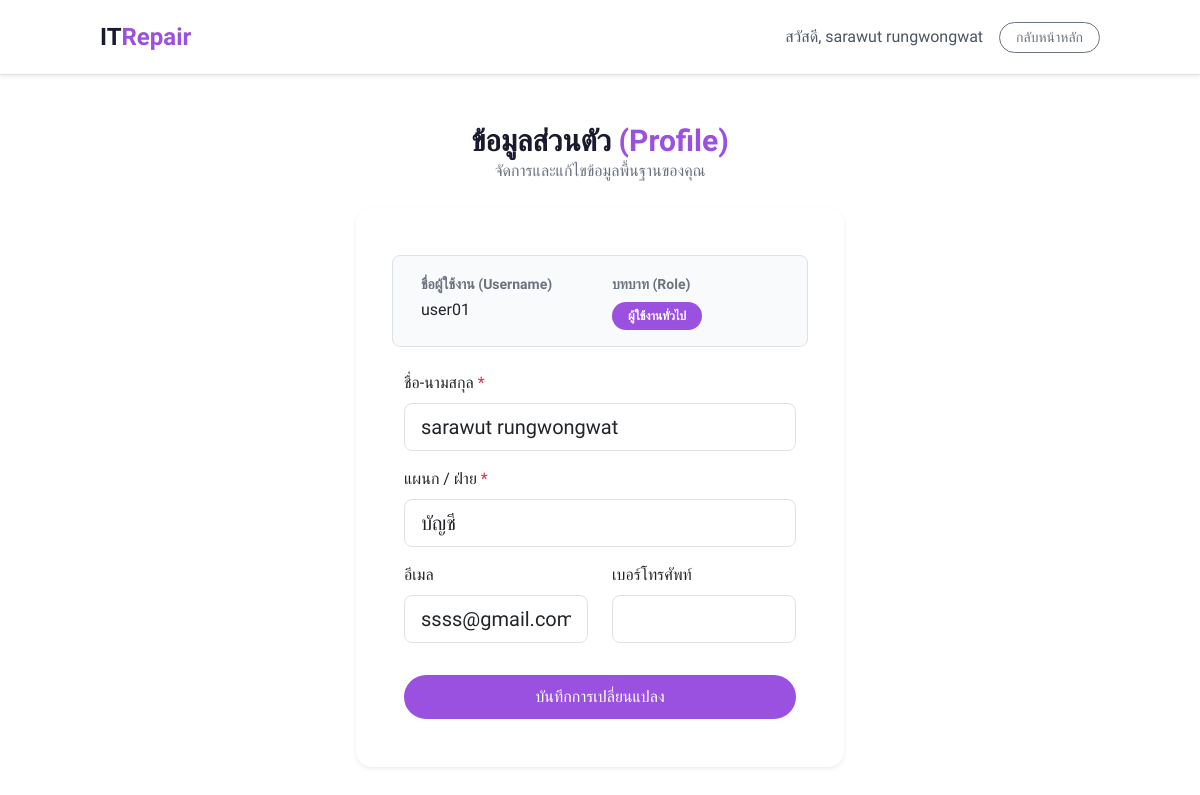
The app's page /profile.php (signed in) with its own data.
### tables this page shows
CREATE TABLE `user` (
  `user_id` int(11) NOT NULL,
  `username` varchar(50) NOT NULL,
  `password` varchar(255) NOT NULL,
  `full_name` varchar(100) NOT NULL,
  `email` varchar(100) DEFAULT NULL,
  `phone_number` varchar(20) DEFAULT NULL,
  `department` varchar(100) DEFAULT NULL,
  `role` varchar(50) NOT NULL COMMENT 'ช่างเทคนิค, ฝ่ายจัดซื้อ, ผู้ใช้ทั่วไป'
);

### profile.php (the view, shortened to what this page needs)
<?php
require_once 'config.php';
$user_id = $_SESSION['user_id'];
$query = "SELECT * FROM User WHERE user_id = '$user_id'";
$result = mysqli_query($conn, $query);
$user_data = mysqli_fetch_assoc($result);
echo getSystemHeader("ข้อมูลส่วนตัว - ระบบแจ้งซ่อมอุปกรณ์ IT");
?>
<nav class="navbar navbar-expand-lg py-3 sticky-top bg-white border-bottom shadow-sm">
    <div class="container">
        <a class="navbar-brand font-bold text-2xl text-wix-dark" href="index.php">IT<span class="text-wix-purple">Repair</span></a>
        <div class="d-flex align-items-center">
            <span class="me-3 text-gray-600 d-none d-md-block">สวัสดี, <?php echo htmlspecialchars($_SESSION['full_name']); ?></span>
            <a href="index.php" class="btn btn-outline-secondary btn-sm rounded-pill px-3">กลับหน้าหลัก</a>
        </div>
    </div>
</nav>
<div class="container py-5">
    <div class="row justify-content-center">
        <div class="col-md-8 col-lg-6">
            <div class="mb-4 text-center">
                <h2 class="font-extrabold text-3xl text-wix-dark">ข้อมูลส่วนตัว <span class="text-wix-purple">(Profile)</span></h2>
                <p class="text-gray-500">จัดการและแก้ไขข้อมูลพื้นฐานของคุณ</p>
            </div>
            <div class="card shadow-sm border-0 rounded-4 overflow-hidden">
                <div class="card-body p-4 p-md-5">
                    <form action="profile.php" method="POST">
                        <div class="row mb-4 bg-gray-50 p-3 rounded-3 border border-gray-100">
                            <div class="col-md-6 mb-3 mb-md-0">
                                <label class="form-label text-sm text-gray-500 font-semibold mb-1">ชื่อผู้ใช้งาน (Username)</label>
                                <input type="text" class="form-control bg-transparent border-0 p-0 font-medium" value="<?php echo htmlspecialchars($user_data['username']); ?>" readonly>
                            </div>
                            <div class="col-md-6">
                                <label class="form-label text-sm text-gray-500 font-semibold mb-1">บทบาท (Role)</label>
                                <div class="mt-1">
                                    <span class="badge bg-wix-purple px-3 py-2 rounded-pill"><?php echo htmlspecialchars($user_data['role']); ?></span>
                                </div>
                            </div>
                        </div>
                        <div class="mb-3">
                            <label for="full_name" class="form-label font-medium">ชื่อ-นามสกุล <span class="text-danger">*</span></label>
                            <input type="text" class="form-control form-control-lg focus:border-wix-purple focus:ring-wix-purple" id="full_name" name="full_name" value="<?php echo htmlspecialchars($user_data['full_name']); ?>" required>
                        </div>
                        <div class="mb-3">
                            <label for="department" class="form-label font-medium">แผนก / ฝ่าย <span class="text-danger">*</span></label>
                            <input type="text" class="form-control form-control-lg focus:border-wix-purple focus:ring-wix-purple" id="department" name="department" value="<?php echo htmlspecialchars($user_data['department']); ?>" required>
                        </div>
                        <div class="row mb-4">
                            <div class="col-md-6 mb-3 mb-md-0">
                                <label for="email" class="form-label font-medium">อีเมล</label>
                                <input type="email" class="form-control form-control-lg focus:border-wix-purple focus:ring-wix-purple" id="email" name="email" value="<?php echo htmlspecialchars($user_data['email']); ?>">
                            </div>
                            <div class="col-md-6">
                                <label for="phone_number" class="form-label font-medium">เบอร์โทรศัพท์</label>
                                <input type="text" class="form-control form-control-lg focus:border-wix-purple focus:ring-wix-purple" id="phone_number" name="phone_number" value="<?php echo htmlspecialchars($user_data['phone_number']); ?>">
                            </div>
                        </div>
                        <div class="d-grid pt-2">
                            <button type="submit" class="btn-purple btn-lg w-100">
                                บันทึกการเปลี่ยนแปลง
                            </button>
                        </div>
                    </form>
                </div>
            </div>
        </div>
    </div>
</div>
<?php echo getSystemFooter(); ?>

### config.php (style rules this page uses)
body { font-family: "Prompt", sans-serif; background-color: #ffffff; color: #1a1a2e; }
.btn-purple { background-color: #9b51e0; color: white; border-radius: 50px; padding: 10px 28px; font-weight: 500; border: none; transition: all 0.3s; }

### records on screen
user: username "user01", role "ผู้ใช้งานทั่วไป", full_name "sarawut rungwongwat", department "บัญชี", email "ssss@gmail.com"

### other values on screen
$_SESSION['full_name'] "sarawut rungwongwat"
